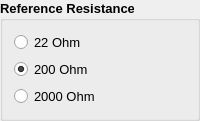
        <widget class="QGroupBox" name="referenceResistance">
         <property name="sizePolicy">
          <sizepolicy hsizetype="Preferred" vsizetype="Minimum">
           <horstretch>0</horstretch>
           <verstretch>0</verstretch>
          </sizepolicy>
         </property>
         <property name="font">
          <font>
           <pointsize>10</pointsize>
           <weight>75</weight>
           <bold>true</bold>
           <underline>false</underline>
          </font>
         </property>
         <property name="title">
          <string>Reference Resistance</string>
         </property>
         <property name="flat">
          <bool>false</bool>
         </property>
         <property name="checkable">
          <bool>false</bool>
         </property>
         <layout class="QVBoxLayout" name="verticalLayout_4">
          <item>
           <widget class="QRadioButton" name="radioButton_22">
            <property name="font">
             <font>
              <pointsize>10</pointsize>
              <weight>50</weight>
              <italic>false</italic>
              <bold>false</bold>
              <stylestrategy>PreferAntialias</stylestrategy>
             </font>
            </property>
            <property name="text">
             <string>22 Ohm</string>
            </property>
           </widget>
          </item>
          <item>
           <widget class="QRadioButton" name="radioButton_200">
            <property name="font">
             <font>
              <pointsize>10</pointsize>
              <weight>50</weight>
              <italic>false</italic>
              <bold>false</bold>
              <stylestrategy>PreferAntialias</stylestrategy>
             </font>
            </property>
            <property name="text">
             <string>200 Ohm</string>
            </property>
            <property name="checked">
             <bool>true</bool>
            </property>
           </widget>
          </item>
          <item>
           <widget class="QRadioButton" name="radioButton_2000">
            <property name="font">
             <font>
              <pointsize>10</pointsize>
              <weight>50</weight>
              <italic>false</italic>
              <bold>false</bold>
              <stylestrategy>PreferAntialias</stylestrategy>
             </font>
            </property>
            <property name="text">
             <string>2000 Ohm</string>
            </property>
           </widget>
          </item>
         </layout>
        </widget>
